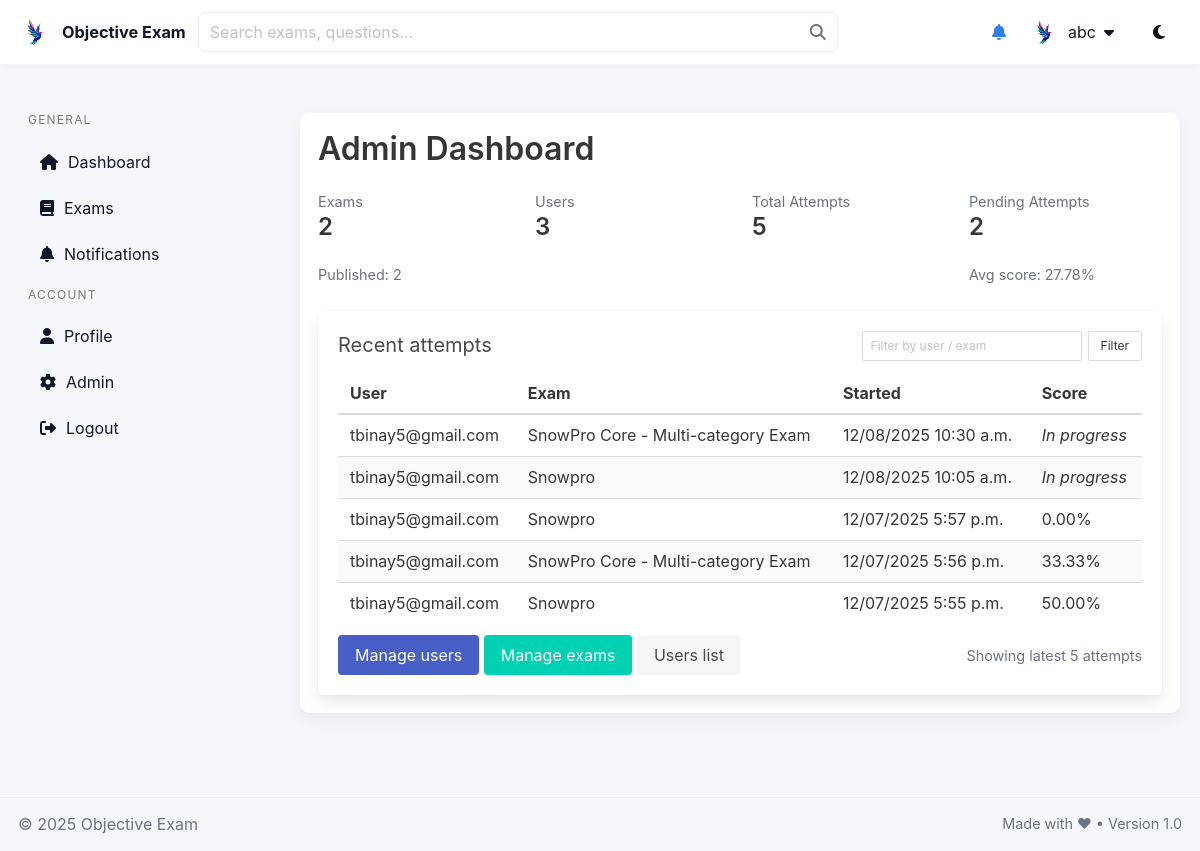
The page /quiz/dashboard/admin/ (signed in) on the database as committed earlier.
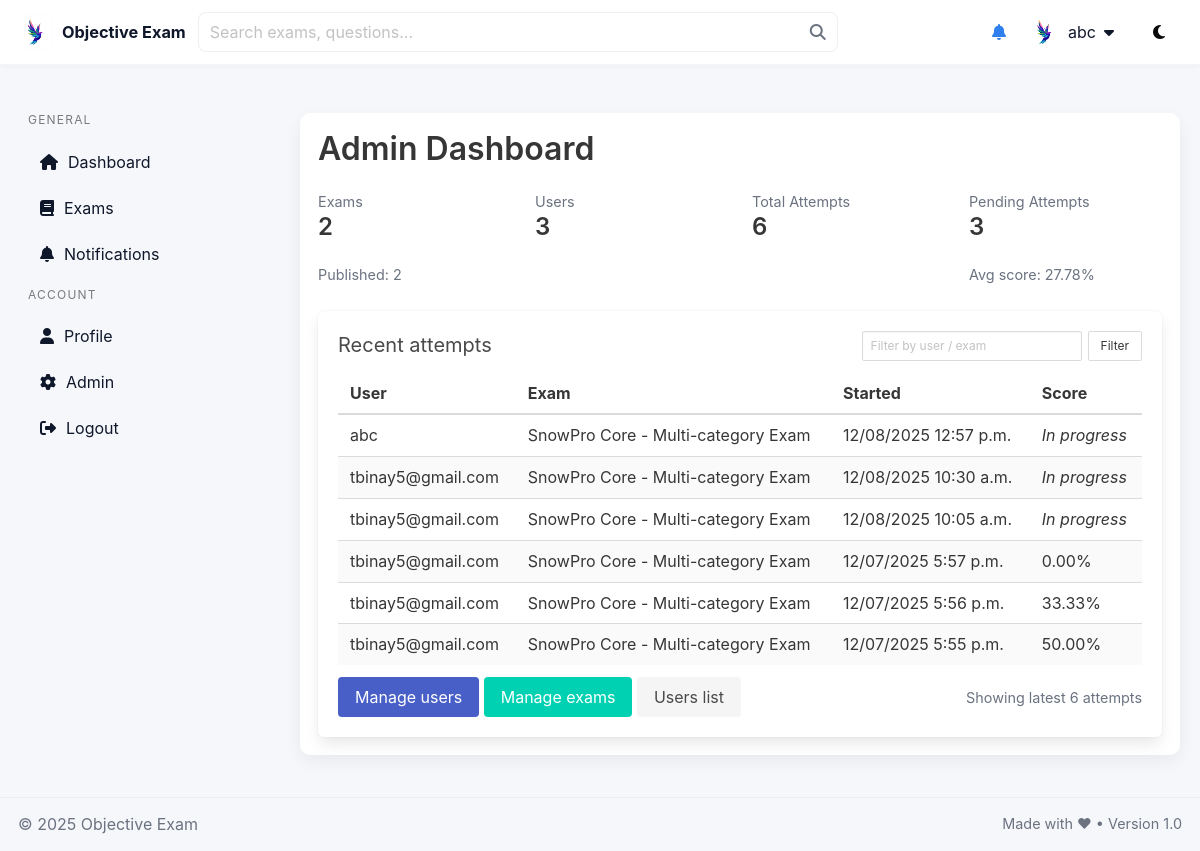
The same page on the database as committed later.
### quiz/models.py (models this page shows, shortened)
class UserExam(models.Model):
    user = models.ForeignKey(User, on_delete=models.CASCADE)
    exam = models.ForeignKey(Exam, on_delete=models.CASCADE)
    started_at = models.DateTimeField(auto_now_add=True)
    submitted_at = models.DateTimeField(null=True, blank=True)
    score = models.FloatField(null=True, blank=True)
    question_order = models.JSONField(null=True, blank=True)
    current_index = models.IntegerField(default=0)
    passed = models.BooleanField(null=True, blank=True, help_text='True if this attempt passed according to exam.passing_score')

class Exam(models.Model):
    title = models.CharField(max_length=255)
    category = models.ForeignKey(Category, on_delete=models.SET_NULL, null=True, blank=True)
    categories = models.ManyToManyField(Category, blank=True, related_name='exams')
    question_count = models.PositiveIntegerField(default=10)
    duration_seconds = models.PositiveIntegerField()
    is_published = models.BooleanField(default=False)
    level = models.PositiveIntegerField(
        default=1,
        help_text='Progression level for this exam (1 = beginner).'
    )
    passing_score = models.FloatField(
        default=50.0,
        help_text='Percentage required to pass (0-100).'
    )
    prerequisite_exams = models.ManyToManyField(
        'self',
        blank=True,
        symmetrical=False,
        related_name='dependent_exams',
        help_text='If set, user must pass these exams before taking this exam.'
    )

### quiz/views.py (the view)
# urls.py: path("dashboard/admin/", views.admin_dashboard, name="admin_dashboard"),
@staff_member_required
def admin_dashboard(request):
    from django.db.models import Avg
    exams_count = Exam.objects.count()
    published_count = Exam.objects.filter(is_published=True).count()
    total_users = User.objects.count()
    total_attempts = UserExam.objects.count()
    pending_attempts = UserExam.objects.filter(submitted_at__isnull=True).count()
    avg = UserExam.objects.filter(submitted_at__isnull=False).aggregate(avg_score=Avg('score'))['avg_score'] or 0.0
    q = (request.GET.get('q') or '').strip()
    recent_qs = UserExam.objects.select_related('user', 'exam').order_by('-started_at')
    if q:
        recent_qs = recent_qs.filter(
            Q(user__username__icontains=q) | Q(exam__title__icontains=q)
        )
    page_size = 8
    paginator = Paginator(recent_qs, page_size)
    recent_page = paginator.get_page(1)
    recent_attempts = recent_page.object_list
    context = {
        'exams_count': exams_count,
        'published_count': published_count,
        'total_users': total_users,
        'total_attempts': total_attempts,
        'pending_attempts': pending_attempts,
        'avg_score': round(avg, 2),
        'recent_attempts': recent_attempts,
        'recent_has_next': recent_page.has_next(),
        'recent_next_page': recent_page.next_page_number() if recent_page.has_next() else None,
        'recent_page_size': page_size,
        'filter_q': q,            # pass current filter to template
    }
    return render(request, 'quiz/admin_dashboard.html', context)

### quiz/context_processors.py (called while the page is built)
def unread_notifications_count(request):
    if not request.user.is_authenticated:
        return {'unread_count': 0}
    qs = Notification.objects.order_by('-created_at')
    visible = [n for n in qs if (not n.users.exists()) or (request.user in n.users.all())]
    count = sum(1 for n in visible if n.unread_for(request.user))
    return {'unread_count': count}

### templates/quiz/admin_dashboard.html (shortened to what this page needs)
{% extends 'quiz/base.html' %}
{% block content %}
<h1 class="title">Admin Dashboard</h1>
<div class="columns is-multiline">
  <div class="column is-one-quarter">
    <div class="stats-card">
      <p class="small-muted">Exams</p>
      <h2 class="title is-4">{{ exams_count }}</h2>
      <p class="small-muted">Published: {{ published_count }}</p>
    </div>
  </div>
  <div class="column is-one-quarter">
    <div class="stats-card">
      <p class="small-muted">Users</p>
      <h2 class="title is-4">{{ total_users }}</h2>
    </div>
  </div>
  <div class="column is-one-quarter">
    <div class="stats-card">
      <p class="small-muted">Total Attempts</p>
      <h2 class="title is-4">{{ total_attempts }}</h2>
    </div>
  </div>
  <div class="column is-one-quarter">
    <div class="stats-card">
      <p class="small-muted">Pending Attempts</p>
      <h2 class="title is-4">{{ pending_attempts }}</h2>
      <p class="small-muted">Avg score: {{ avg_score }}%</p>
    </div>
  </div>
</div>
<div class="box">
  <div style="display:flex; align-items:center; justify-content:space-between; gap:10px; margin-bottom:12px;">
    <h2 class="subtitle" style="margin:0;">Recent attempts</h2>
    <div style="display:flex; gap:8px; align-items:center;">
      <form method="get" action="" style="display:inline-flex; gap:6px; align-items:center;">
        <input name="q" class="input is-small" placeholder="Filter by user / exam" value="{{ request.GET.q|default:'' }}" style="width:220px;">
        <button class="button is-small" type="submit">Filter</button>
      </form>
    </div>
  </div>
  <div class="table-responsive" style="overflow:auto;">
    <table class="table is-fullwidth is-striped" id="recent-attempts-table">
      <thead>
        <tr>
          <th>User</th>
          <th>Exam</th>
          <th>Started</th>
          <th>Score</th>
        </tr>
      </thead>
      <tbody id="recent-body">
        {% for a in recent_attempts %}
        <tr data-id="{{ a.id }}">
          <td>{{ a.user.username }}</td>
          <td>{{ a.exam.title }}</td>
          <td>{{ a.started_at|date:"SHORT_DATETIME_FORMAT" }}</td>
          <td>
            {% if a.submitted_at %}
              {{ a.score|floatformat:2 }}%
            {% else %}
              <em>In progress</em>
            {% endif %}
          </td>
        </tr>
        {% empty %}
        <tr><td colspan="4" class="small-muted">No attempts yet.</td></tr>
        {% endfor %}
      </tbody>
    </table>
  </div>
  <div style="display:flex; align-items:center; justify-content:space-between; margin-top:12px;">
    <div>
      <a class="button is-link" href="/admin/auth/user/">Manage users</a>
      <a class="button is-primary" href="/admin/quiz/exam/">Manage exams</a>
      <a class="button is-light" href="{% url 'quiz:users_list' %}">Users list</a>
    </div>
    <div style="text-align:right;">
      {% if recent_has_next %}
        <button id="recent-loadmore" class="button is-light" data-next-page="{{ recent_next_page }}" data-page-size="{{ recent_page_size }}">Load more</button>
      {% else %}
        <span class="small-muted">Showing latest {{ recent_attempts|length }} attempts</span>
      {% endif %}
    </div>
  </div>
</div>
{% endblock %}

### templates/quiz/base.html (shortened to what this page needs)
{% load static %}
<!doctype html>
<html lang="en">
<head>
  <link rel="stylesheet" href="https://cdn.jsdelivr.net/npm/bulma@0.9.4/css/bulma.min.css">
  <link rel="stylesheet" href="https://cdnjs.cloudflare.com/ajax/libs/font-awesome/6.5.0/css/all.min.css">
  <link rel="stylesheet" href="{% static 'css/theme.css' %}">
</head>
<body {% if request.COOKIES.darkmode == '1' %} data-theme="dark"{% endif %}>
  <div id="app" class="app-layout">
    <header class="site-header">
      <div class="container header-inner">
        <div class="header-left">
          <a class="brand" href="{% url 'quiz:dashboard' %}">
            <img src="{% static 'images/logo.jpg' %}" alt="logo" class="brand-logo">
            <span class="brand-text">Objective Exam</span>
          </a>
          <form action="{% url 'quiz:exam_list' %}" method="get" class="header-search">
            <input class="input" name="q" placeholder="Search exams, questions...">
            <button class="button is-white search-btn" type="submit">
              <i class="fa fa-search"></i>
            </button>
          </form>
        </div>
        <div class="header-right">
          <a href="{% url 'quiz:notifications_list' %}" class="icon-btn" title="Notifications">
            <i class="fa fa-bell"></i>
          </a>
          {% if user.is_authenticated %}
          <div class="user-dropdown">
            <div class="user-toggle">
              <img src="{% static 'images/logo.jpg' %}" class="avatar">
              <span class="username is-hidden-mobile">{{ user.username }}</span>
              <i class="fa fa-caret-down"></i>
            </div>
          </div>
          {% endif %}
          <button id="theme-toggle" class="button is-white" title="Toggle theme">
            <i class="fa fa-moon"></i>
          </button>
        </div>
      </div>
    </header>
    <div class="container main-area" role="main">
      <aside id="site-sidebar" class="site-sidebar" aria-label="Primary navigation">
        <nav class="menu">
          <p class="menu-label">General</p>
          <ul class="menu-list">
            <li><a href="{% url 'quiz:dashboard' %}"><i class="fa fa-home"></i> Dashboard</a></li>
            <li><a href="{% url 'quiz:exam_list' %}"><i class="fa fa-book"></i> Exams</a></li>
            <li><a href="{% url 'quiz:notifications_list' %}"><i class="fa fa-bell"></i> Notifications
            </a></li>
          </ul>
          <p class="menu-label">Account</p>
          <ul class="menu-list">
            <li><a href="{% url 'quiz:profile' %}"><i class="fa fa-user"></i> Profile</a></li>
            {% if user.is_staff %}
              <li><a href="/admin/"><i class="fa fa-cog"></i> Admin</a></li>
            {% endif %}
            <li>
              <a href="#" onclick="event.preventDefault(); document.getElementById('logout-form').submit();">
                <i class="fa fa-right-from-bracket"></i> Logout
              </a>
            </li>
          </ul>
        </nav>
      </aside>
      <main class="site-content" style="min-width:0;">
        <div class="page-body">{% block content %}{% endblock %}</div>
      </main>
    </div>
    <footer class="site-footer" role="contentinfo">
      <div class="footer-inner" style="max-width:1200px; margin:0 auto;">
        <div>© {% now "Y" %} Objective Exam</div>
        <div class="small-muted">Made with ♥ • Version 1.0</div>
      </div>
    </footer>
  </div>
</body>
</html>

### static/css/theme.css (style rules this page uses)
:root { --bg:#f6f7fb; --card:#ffffff; --muted:#6b7280; --accent:#2f80ed; --accent-2:#00d1b2; --text:#0f172a; --sidebar:#ffffff; --shadow: 0 6px 18px rgba(12,15,30,0.06); --danger: #ef4444; }
* { box-sizing:border-box }
body { font-family: Inter, "Segoe UI", Roboto, "Helvetica Neue", Arial, sans-serif; background: var(--bg); color: var(--text); line-height:1.55; margin:0; }
.site-header { background:var(--card); border-bottom:1px solid rgba(0,0,0,0.04); position:sticky; top:0; z-index:1000; box-shadow: 0 1px 6px rgba(12,15,30,0.04); }
.header-inner { display:flex; align-items:center; justify-content:space-between; gap:12px; max-width:1200px; margin:0 auto; padding:10px 18px; box-sizing:border-box; }
.header-left { display:flex; align-items:center; gap:12px; min-width:0; flex:1 1 auto; }
.brand { display:flex; align-items:center; gap:10px; text-decoration:none; color:var(--text); flex: 0 0 auto; }
.brand-logo { height:34px; width:auto; display:block; }
.brand-text { font-weight:700; font-size:1.02rem; line-height:1; white-space:nowrap; }
.header-search { display:flex; align-items:center; gap:6px; flex: 1 1 420px; min-width:0; max-width:640px; position:relative; }
.header-search .input { width:100%; min-width:0; height:40px; padding-right:44px; border-radius:8px; border:1px solid rgba(0,0,0,0.06); background: var(--card); box-shadow: none; }
.header-search .search-btn { position:absolute; right:6px; top:50%; transform:translateY(-50%); border:none; background:transparent !important; display:inline-flex; align-items:center; justify-content:center; height:28px; width:28px; padding:0; color:var(--muted); cursor:pointer; }
.header-right { display:flex; align-items:center; gap:14px; flex: 0 0 auto; }
.user-dropdown { position:relative; display:inline-block; }
.user-toggle { display:flex; align-items:center; gap:8px; padding:6px 8px; cursor:pointer; border-radius:8px; }
.avatar { width:32px; height:32px; border-radius:50%; object-fit:cover; }
.container.main-area { display:grid; grid-template-columns: 260px 1fr; gap:20px; padding:18px 20px; width:100%; max-width:1200px; margin:18px auto; box-sizing:border-box; }
.site-sidebar { background:transparent; padding:10px 8px; position:sticky; top:12px; height:calc(100vh - 140px); overflow:auto; }
.site-content { background:transparent; }
.page-body { background:var(--card); padding:18px; border-radius:10px; box-shadow:var(--shadow); }
.sidebar .nav a, .menu-list a { display:flex; align-items:center; gap:10px; padding:10px 12px; border-radius:8px; color:var(--text); text-decoration:none; margin-bottom:6px; }
.site-footer { margin-top:auto; padding:14px 18px; background:transparent; border-top:1px solid rgba(0,0,0,0.04); }
.footer-inner { max-width:1200px; margin:0 auto; display:flex; justify-content:space-between; align-items:center; color:var(--muted); }
.small-muted { color:var(--muted); font-size:0.9rem; }
.header-inner .username { max-width:160px; overflow:hidden; text-overflow:ellipsis; white-space:nowrap; display:inline-block; }
.table-responsive { width:100%; overflow:auto; -webkit-overflow-scrolling:touch; }
a { color: var(--accent); }

Rows that differ between the two databases and show on the page:
added UserExam: user.username "abc", exam "SnowPro Core - Multi-category Exam", started_at "12/08/2025 12:57 p.m.", shows "In progress"
changed through a linked row, UserExam (number 3 of 6 on the later page): exam "Snowpro" → "SnowPro Core - Multi-category Exam"
changed through a linked row, UserExam (number 4 of 6 on the later page): exam "Snowpro" → "SnowPro Core - Multi-category Exam"
changed through a linked row, UserExam (number 6 of 6 on the later page): exam "Snowpro" → "SnowPro Core - Multi-category Exam"
Other text that changed with them:
{{ total_attempts }}: "5" → "6"
{{ pending_attempts }}: "2" → "3"
{{ recent_attempts|length }}: "5" → "6"
